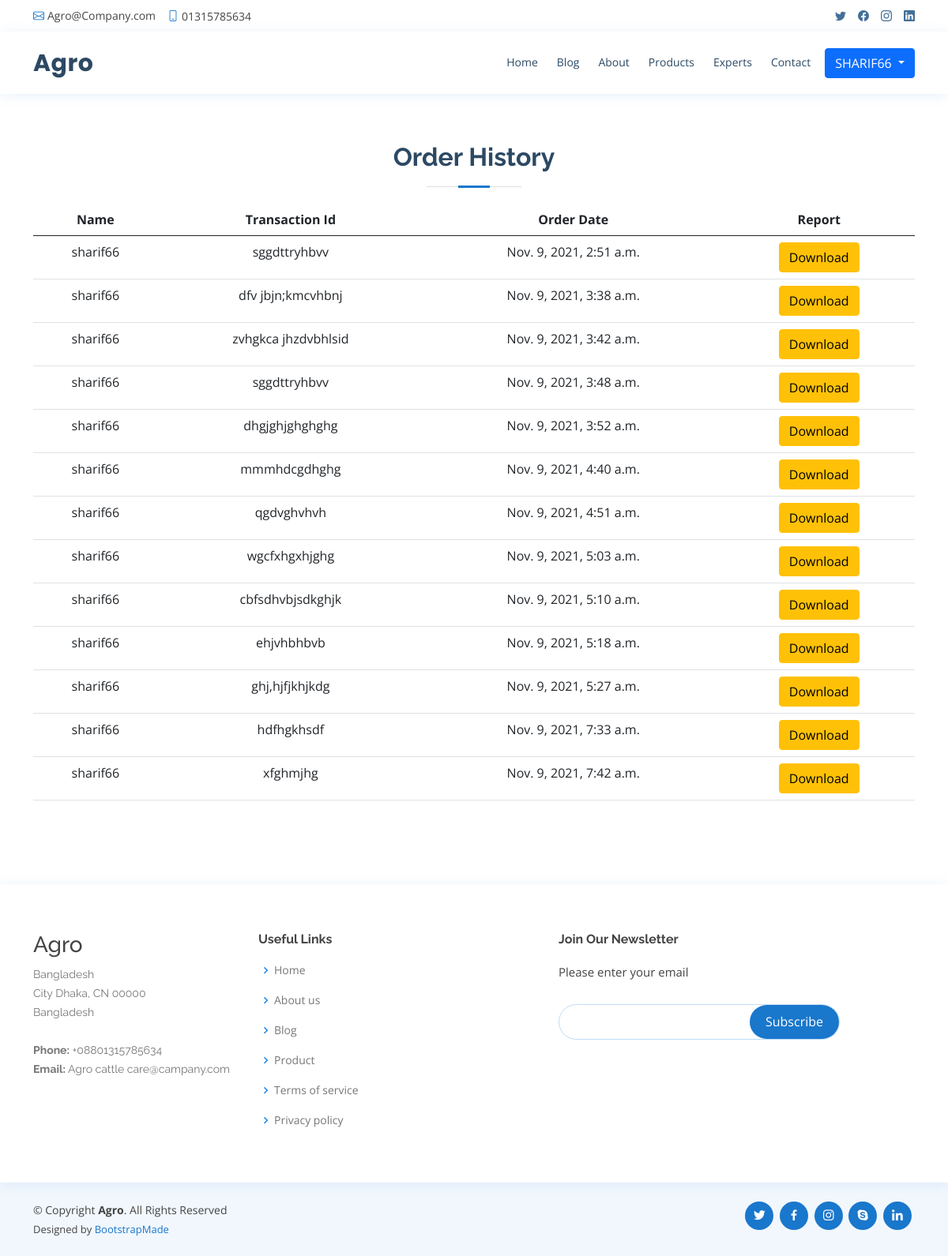
Screenshot of /order/ (signed in) with the database file from the repository.
### account/models.py (models this page shows)
class User(AbstractUser):
    FARMAR = 'FARMAR'
    AGRICULTURERIST = 'AGRICULTURERIST'
    VATONARIS = 'VATONARIS'
    USER_TYPE = [
        (FARMAR, 'FARMAR'),
        (AGRICULTURERIST, 'AGRICULTURERIST'),
        (VATONARIS, 'VATONARIS'),
    ]
    user_type = models.CharField(
        choices=USER_TYPE, default=FARMAR, max_length=50)
    image = models.ImageField(default="default.png")
    about = models.TextField(null=True, blank=True)

### product/models.py (models this page shows, shortened)
class Order(models.Model):
    customer = models.ForeignKey(
        User, on_delete=models.SET_NULL, blank=True, null=True)
    date_orderd = models.DateTimeField(auto_now_add=True)
    complete = models.BooleanField(default=False)
    delivary = models.BooleanField(default=False)
    cancel = models.BooleanField(default=False)
    total = models.DecimalField(max_digits=7, decimal_places=2, null=True, blank=True)
    tax = models.DecimalField(max_digits=7, decimal_places=2, null=True, blank=True)
    gtotal = models.DecimalField(max_digits=7, decimal_places=2, null=True, blank=True)
    quantity = models.IntegerField(default=0, null=True, blank=True)
    transaction_id = models.CharField(max_length=200, null=True)

### general/views.py (the view)
# urls.py: path('order/', order, name='order'),
def order(request):
    order = Order.objects.filter(
        complete=True).filter(customer=request.user.id)
    context = {
        'orders': order
    }
    return render(request, 'order.html', context)

### templates/order.html
{% extends 'base.html' %}
{% load static %}
{% block content %}
<section id="contact" class="contact">
    <div class="container">
        <div class="section-title">
            <h2>Order History</h2>
            <table class="table">
                <thead>
                    <tr>
                        <th scope="col">Name</th>
                        <th scope="col">Transaction Id</th>
                        <th scope="col">Order Date</th>
                        <th scope="col">Report</th>
                    </tr>
                </thead>
                <tbody>
                    {% for order in orders %}
                    <tr>
                        <td>{{order.customer}}</td>
                        <td>{{order.transaction_id}}</td>
                        <td>{{order.date_orderd}}</td>
                        <td><a href="{% url 'report' %}" class="btn btn-warning">Download</a></td>
                    </tr>
                    {% endfor %}
                </tbody>
            </table>
        </div>
    </div>
</section>
{% endblock content %}

### templates/base.html (shortened to what this page needs)
{% load static %}
<!DOCTYPE html>
<html lang="en">
<head>
    <link href="{% static 'assets/vendor/animate.css/animate.min.css' %}" rel="stylesheet">
    <link href="{% static 'assets/vendor/bootstrap/css/bootstrap.min.css' %}" rel="stylesheet">
    <link href="{% static 'assets/vendor/bootstrap-icons/bootstrap-icons.css' %}" rel="stylesheet">
    <link href="{% static 'assets/vendor/boxicons/css/boxicons.min.css' %}" rel="stylesheet">
    <link href="{% static 'assets/vendor/fontawesome-free/css/all.min.css' %}" rel="stylesheet">
    <link href="{% static 'assets/vendor/glightbox/css/glightbox.min.css' %}" rel="stylesheet">
    <link href="{% static 'assets/vendor/remixicon/remixicon.css' %}" rel="stylesheet">
    <link href="{% static 'assets/vendor/swiper/swiper-bundle.min.css' %}" rel="stylesheet">
    <link href="{% static 'assets/css/style.css' %}" rel="stylesheet">
</head>
<body>
    <div id="topbar" class="d-flex align-items-center fixed-top">
        <div class="container d-flex justify-content-between">
            <div class="contact-info d-flex align-items-center">
                <i class="bi bi-envelope"></i> <a href="mailto:contact@example.com">Agro@Company.com</a>
                <i class="bi bi-phone"></i> 01315785634
            </div>
            <div class="d-none d-lg-flex social-links align-items-center">
                <a href="#" class="twitter"><i class="bi bi-twitter"></i></a>
                <a href="#" class="facebook"><i class="bi bi-facebook"></i></a>
                <a href="#" class="instagram"><i class="bi bi-instagram"></i></a>
                <a href="#" class="linkedin"><i class="bi bi-linkedin"></i></i></a>
            </div>
        </div>
    </div>
    <header id="header" class="fixed-top">
        <div class="container d-flex align-items-center">
            <h1 class="logo me-auto"><a href="{% url 'home' %}">Agro</a></h1>
            <nav id="navbar" class="navbar order-last order-lg-0">
                <ul>
                    {% url 'home' as url %}
                    <li><a class="nav-link scrollto {% if request.path == url %} active {% endif %}"
                            href="{% url 'home' %}">Home</a></li>
                    {% url 'viewBlog' as url %}
                    <li><a class="nav-link scrollto {% if request.path == url %} active {% endif %}"
                            href="{% url 'viewBlog' %}">Blog</a></li>
                    {% url 'about' as url %}
                    <li><a class="nav-link scrollto {% if request.path == url %} active {% endif %}"
                            href="{% url 'about' %}">About</a></li>
                    {% url 'products' as url %}
                    <li><a class="nav-link scrollto {% if request.path == url %} active {% endif %}"
                            href="{% url 'products' %}">Products</a></li>
                    {% if user.user_type == 'FARMAR' %}
                    <li class="dropdown"><a href="{% url 'agreeculturist' %}"><span>Experts </span> </a>
                    </li>
                    {% endif %}
                    {% url 'contact' as url %}
                    <li><a class="nav-link scrollto {% if request.path == url %} active {% endif %}"
                            href="{% url 'contact' %}">Contact</a></li>
                    <!--
                        {% url 'checkout' as checkout %} -->
                    {% url 'cart' as cart %}
                    {% url 'products' as pro %}
                    {% url 'home' as hom %}
                </ul>
            </nav>
            {% if request.user.is_authenticated %}
            <div class="btn-group">
                <button type="button" class="btn btn-primary dropdown-toggle ms-3" data-bs-toggle="dropdown"
                    aria-expanded="false">
                    {{request.user|upper}}
                </button>
            </div>
            {% else %}
            {% url 'product' as url %}
            <a class="btn btn-primary {% if request.path == url %} active {% endif %} ms-2"
                href="{% url 'login' %}">Login
            </a>
            {% endif %}
        </div>
    </header>
    {% url 'home' as url %}
    {% block content %}
    {% endblock content %}
    <footer id="footer">
        <div class="footer-top">
            <div class="container">
                <div class="row">
                    <div class="col-lg-3 col-md-6 footer-contact">
                        <h3>Agro</h3>
                        <p>
                            Bangladesh <br>
                            City Dhaka, CN 00000<br>
                            Bangladesh <br><br>
                            <strong>Phone:</strong> +08801315785634<br>
                            <strong>Email:</strong> Agro cattle care@campany.com<br>
                        </p>
                    </div>
                    <div class="col-lg-4 col-md-6 footer-links">
                        <h4>Useful Links</h4>
                        <ul>
                            <li><i class="bx bx-chevron-right"></i> <a href="{% url 'home' %}">Home</a></li>
                            <li><i class="bx bx-chevron-right"></i> <a href="{% url 'about' %}">About us</a></li>
                            <li><i class="bx bx-chevron-right"></i> <a href="{% url 'viewBlog' %}">Blog</a></li>
                            <li><i class="bx bx-chevron-right"></i> <a href="{% url 'products' %}">Product</a></li>
                            <li><i class="bx bx-chevron-right"></i> <a href="{% url 'terms' %}">Terms of service</a>
                            </li>
                            <li><i class="bx bx-chevron-right"></i> <a href="{% url 'privacy' %}">Privacy policy</a>
                            </li>
                        </ul>
                    </div>
                    <div class="col-lg-4 col-md-6 footer-newsletter">
                        <h4>Join Our Newsletter</h4>
                        <p>Please enter your email</p>
                        <form action="{% url 'sub' %}" method="post">
                            <input type="email" name="subscriber"><input type="submit" value="Subscribe">
                        </form>
                    </div>
                </div>
            </div>
        </div>
        <div class="container d-md-flex py-4">
            <div class="me-md-auto text-center text-md-start">
                <div class="copyright">
                    &copy; Copyright <strong><span>Agro</span></strong>. All Rights Reserved
                </div>
                <div class="credits">
                    Designed by <a href="https://bootstrapmade.com/">BootstrapMade</a>
                </div>
            </div>
            <div class="social-links text-center text-md-right pt-3 pt-md-0">
                <a href="#" class="twitter"><i class="bx bxl-twitter"></i></a>
                <a href="#" class="facebook"><i class="bx bxl-facebook"></i></a>
                <a href="#" class="instagram"><i class="bx bxl-instagram"></i></a>
                <a href="#" class="google-plus"><i class="bx bxl-skype"></i></a>
                <a href="#" class="linkedin"><i class="bx bxl-linkedin"></i></a>
            </div>
        </div>
    </footer>
</body>
</html>

### static/assets/css/style.css (style rules this page uses)
body { font-family: "Open Sans", sans-serif; color: #444444; }
a { color: #1977cc; text-decoration: none; }
h1, h2, h3, h4, h5, h6 { font-family: "Raleway", sans-serif; }
#topbar { background: #fff; height: 40px; font-size: 14px; transition: all 0.5s; z-index: 996; }
#topbar .contact-info a { line-height: 1; color: #444444; transition: 0.3s; }
#topbar .contact-info i { color: #1977cc; padding-right: 4px; margin-left: 15px; line-height: 0; }
#topbar .contact-info i:first-child { margin-left: 0; }
#topbar .social-links a { color: #437099; padding-left: 15px; display: inline-block; line-height: 1px; transition: 0.3s; }
#topbar .social-links a:first-child { border-left: 0; }
#header { background: #fff; transition: all 0.5s; z-index: 997; padding: 15px 0; top: 40px; box-shadow: 0px 2px 15px rgba(25, 119, 204, 0.1); }
#header .logo { font-size: 30px; margin: 0; padding: 0; line-height: 1; font-weight: 700; letter-spacing: 0.5px; font-family: "Poppins", sans-serif; }
#header .logo a { color: #2c4964; }
.navbar { padding: 0; }
.navbar ul { margin: 0; padding: 0; display: flex; list-style: none; align-items: center; }
.navbar li { position: relative; }
.navbar > ul > li { position: relative; white-space: nowrap; padding: 8px 0 8px 20px; }
.navbar a, .navbar a:focus { display: flex; align-items: center; justify-content: space-between; font-size: 14px; color: #2c4964; white-space: nowrap; transition: 0.3s; border-bottom: 2px solid #fff; padding: 5px 2px; }
section { padding: 60px 0; overflow: hidden; }
.section-title { text-align: center; padding-bottom: 30px; }
.section-title h2 { font-size: 32px; font-weight: bold; margin-bottom: 20px; padding-bottom: 20px; position: relative; color: #2c4964; }
.section-title h2::before { content: ""; position: absolute; display: block; width: 120px; height: 1px; background: #ddd; bottom: 1px; left: calc(50% - 60px); }
.section-title h2::after { content: ""; position: absolute; display: block; width: 40px; height: 3px; background: #1977cc; bottom: 0; left: calc(50% - 20px); }
#footer { color: #444444; font-size: 14px; background: #f1f7fd; }
#footer .footer-top { padding: 60px 0 30px 0; background: #fff; box-shadow: 0px 2px 15px rgba(25, 119, 204, 0.1); }
#footer .footer-top .footer-contact { margin-bottom: 30px; }
#footer .footer-top .footer-contact p { font-size: 14px; line-height: 24px; margin-bottom: 0; font-family: "Raleway", sans-serif; color: #777777; }
#footer .footer-top h4 { font-size: 16px; font-weight: bold; color: #444444; position: relative; padding-bottom: 12px; }
#footer .footer-top .footer-links { margin-bottom: 30px; }
#footer .footer-top .footer-links ul { list-style: none; padding: 0; margin: 0; }
#footer .footer-top .footer-links ul i { padding-right: 2px; color: #1c84e3; font-size: 18px; line-height: 1; }
#footer .footer-top .footer-links ul li { padding: 10px 0; display: flex; align-items: center; }
#footer .footer-top .footer-links ul li:first-child { padding-top: 0; }
#footer .footer-top .footer-links ul a { color: #777777; transition: 0.3s; display: inline-block; line-height: 1; }
#footer .footer-newsletter { font-size: 15px; }
#footer .footer-newsletter h4 { font-size: 16px; font-weight: bold; color: #444444; position: relative; padding-bottom: 12px; }
#footer .footer-newsletter form { margin-top: 30px; background: #fff; padding: 6px 10px; position: relative; border-radius: 50px; text-align: left; border: 1px solid #bfdcf7; }
#footer .footer-newsletter form input[type=email] { border: 0; padding: 4px 8px; width: calc(100% - 100px); }
#footer .footer-newsletter form input[type=submit] { position: absolute; top: 0; right: 0; bottom: 0; border: 0; background: none; font-size: 16px; padding: 0 20px; background: #1977cc; color: #fff; transition: 0.3s; border-radius: 50px; }
#footer .credits { padding-top: 5px; font-size: 13px; color: #444444; }
#footer .social-links a { font-size: 18px; display: inline-block; background: #1977cc; color: #fff; line-height: 1; padding: 8px 0; margin-right: 4px; border-radius: 50%; text-align: center; width: 36px; height: 36px; transition: 0.3s; }

### rows the page displays
User: user "SHARIF66"
Order: customer "sharif66", transaction_id "sggdttryhbvv", date_orderd "Nov. 9, 2021, 2:51 a.m."
Order: customer "sharif66", transaction_id "dfv jbjn;kmcvhbnj", date_orderd "Nov. 9, 2021, 3:38 a.m."
Order: customer "sharif66", transaction_id "zvhgkca jhzdvbhlsid", date_orderd "Nov. 9, 2021, 3:42 a.m."
Order: customer "sharif66", transaction_id "sggdttryhbvv", date_orderd "Nov. 9, 2021, 3:48 a.m."
Order: customer "sharif66", transaction_id "dhgjghjghghghg", date_orderd "Nov. 9, 2021, 3:52 a.m."
Order: customer "sharif66", transaction_id "mmmhdcgdhghg", date_orderd "Nov. 9, 2021, 4:40 a.m."
Order: customer "sharif66", transaction_id "qgdvghvhvh", date_orderd "Nov. 9, 2021, 4:51 a.m."
Order: customer "sharif66", transaction_id "wgcfxhgxhjghg", date_orderd "Nov. 9, 2021, 5:03 a.m."
Order: customer "sharif66", transaction_id "cbfsdhvbjsdkghjk", date_orderd "Nov. 9, 2021, 5:10 a.m."
Order: customer "sharif66", transaction_id "ehjvhbhbvb", date_orderd "Nov. 9, 2021, 5:18 a.m."
Order: customer "sharif66", transaction_id "ghj,hjfjkhjkdg", date_orderd "Nov. 9, 2021, 5:27 a.m."
Order: customer "sharif66", transaction_id "hdfhgkhsdf", date_orderd "Nov. 9, 2021, 7:33 a.m."
Order: customer "sharif66", transaction_id "xfghmjhg", date_orderd "Nov. 9, 2021, 7:42 a.m."
